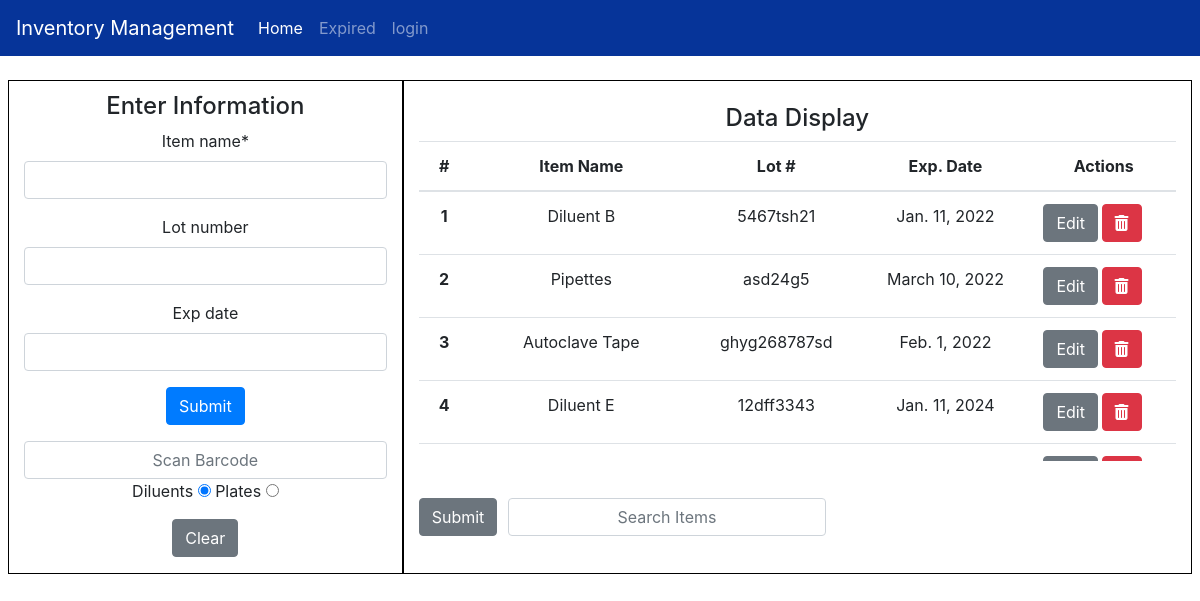
The page / on the database its author committed.
### manager/models.py (models this page shows, shortened)
class Item(models.Model):
    item_name = models.CharField(max_length=30, default="")
    lot_number = models.CharField(null=True, blank=True,max_length=50)
    exp_date = models.DateField(null=True,blank=True)

### manager/views.py (the view)
# urls.py: path('', include('manager.urls')),
def manager(request):
    items = Item.objects.all()
    if request.method == 'POST':
        form = ItemForm(request.POST)
        if form.is_valid():
            form.save()
            return redirect('manager')
    else:
        form = ItemForm()
    context = {
        'items':items,
        'form': form,
    }
    return render(request, 'index.html', context)

### manager/forms.py
class ItemForm(forms.ModelForm):
    class Meta:
        model = Item
        fields = ['item_name', 'lot_number', 'exp_date']

### templates/index.html (shortened to what this page needs)
{% load static %} {% load crispy_forms_tags %}
<!DOCTYPE html>
<html lang="en">
  <head>
    <link rel="stylesheet" href="{% static 'css/style.css' %}" />
    <link
      rel="stylesheet"
      href="https://cdn.jsdelivr.net/npm/bootstrap@4.0.0/dist/css/bootstrap.min.css"
    />
    <link
      rel="stylesheet"
      href="https://cdnjs.cloudflare.com/ajax/libs/font-awesome/6.1.1/css/all.min.css"
    />
  </head>
  <body class="d-flex flex-column min-vh-100">
    <nav
      class="navbar navbar-custom navbar-expand-xl navbar-dark"
      style="background-color: #063499"
    >
      <a class="navbar-brand" href="{% url 'manager' %}"
        >Inventory Management</a
      >
      <div class="collapse navbar-collapse" id="navbarNav">
        <ul class="navbar-nav">
          <li class="nav-item active">
            <a class="nav-link" href="{% url 'manager' %}"
              >Home <span class="sr-only">(current)</span></a
            >
          </li>
          <li class="nav-item">
            <a class="nav-link" href="{% url 'expiration' %}">Expired</a>
          </li>
          {% if request.user.is_authenticated %}
          <li class="nav-item">
            <a class="nav-link" href="{% url 'logout' %}">Logout</a>
          </li>
          {% else %}
          <li class="nav-item">
            <a class="nav-link" href="{% url 'login' %}">login</a>
          </li>
          {% endif %}
        </ul>
      </div>
    </nav>
    {% block content %}
    <div id="main" class="row mt-4 mx-2 my-row">
      <div id="left" class="col-m-2 col-lg-4 col-sm-6 my-col text-center">
        <h4>Enter Information</h4>
        <form method="POST">
          {% csrf_token %} {{ form|crispy }}
          <div>
            <button type="submit" class="btn btn-primary">Submit</button>
          </div>
        </form>
        <div class="my-3">
          <input placeholder="Scan Barcode" class="form-control" />
          <ul id="barcode-radio">
            <label for="diluents">Diluents</label>
            <input
              id="diluents"
              type="radio"
              name="products"
              value="diluents"
              checked
            />
            <label for="plates">Plates</label>
            <input id="plates" type="radio" name="products" value="plates" />
          </ul>
          <a type="button" class="btn btn-secondary" href="{% url 'manager' %}"
            >Clear</a
          >
        </div>
      </div>
      <div
        id="right"
        class="col-m-6 col-lg-8 col-sm-6 col-12 my-col text-center"
      >
        <h4 id="tests">Data Display</h4>
        <div class="table-responsive">
          <table id="table" class="table">
            <thead>
              <tr>
                <th class="header" scope="col">#</th>
                <th class="header" scope="col">Item Name</th>
                <th class="header" scope="col">Lot #</th>
                <th class="header" scope="col">Exp. Date</th>
                <th class="header" scope="col">Actions</th>
              </tr>
            </thead>
            <tbody>
              {% for item in items %}
              <tr class="clickable-row">
                <th scope="row">{{forloop.counter}}</th>
                <td>{{item.item_name}}</td>
                <td>{{item.lot_number}}</td>
                <td>{{item.exp_date}}</td>
                <td>
                  <div
                    style="
                      display: flex;
                      flex-direction: row;
                      justify-content: flex-start;
                    "
                  >
                    <a
                      type="button"
                      type="button"
                      class="btn btn-secondary"
                      href="{% url 'manager-update' item.id %}"
                      >Edit</a
                    >
                    <a
                      style="margin-left: 3%"
                      type="button"
                      class="btn btn-danger"
                      href="{% url 'manager-delete' item.id %}"
                      ><i class="fa-solid fa-trash-can"></i
                    ></a>
                  </div>
                </td>
              </tr>
              {% endfor %}
            </tbody>
          </table>
        </div>
        <form
          style="margin-top: 5%; margin-bottom: 1%"
          id="search"
          method="POST"
          action="{% url 'search-results' %}"
        >
          <div class="search-bar">
            <button
              class="btn btn-secondary"
              placeholder="Search Items"
              type="submit"
              id="button-addon1"
            >
              Submit
            </button>
            <input
              type="text"
              placeholder="Search Items"
              name="searched"
              id="search-input"
              class="form-control"
            />
          </div>
        </form>
      </div>
    </div>
    {% endblock %}
  </body>
</html>

### static/css/style.css (style rules this page uses)
h4 { margin-top: 3% !important; }
.my-col { border: solid 1px black; }
.table-responsive { max-height: 20rem; }
.search-bar { max-width: 70%; display: flex; }
.search-bar input { margin-left: 2%; max-width: 60%; min-width: 40%; }
#barcode-radio { padding-left: 0; }
#barcode-radio label { margin-bottom: 0; }

### rows shown on the page
Item: item_name "Diluent B", lot_number "5467tsh21", exp_date "Jan. 11, 2022"
Item: item_name "Pipettes", lot_number "asd24g5", exp_date "March 10, 2022"
Item: item_name "Autoclave Tape", lot_number "ghyg268787sd", exp_date "Feb. 1, 2022"
Item: item_name "Diluent E", lot_number "12dff3343", exp_date "Jan. 11, 2024"
